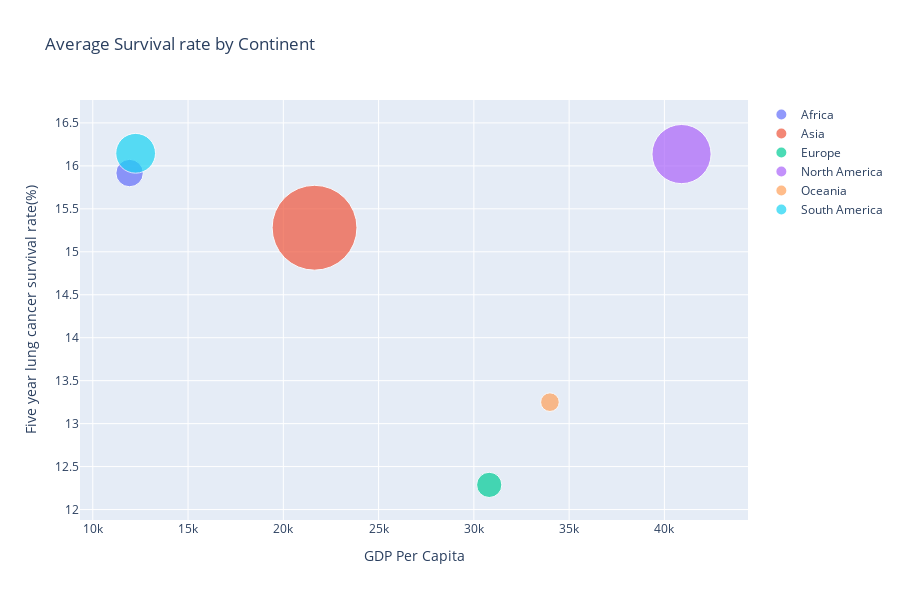

Notebook source saved alongside this figure:
### Code cell
fig = px.scatter(df3_gdp, x="GDP_per_capita", y="Five-year lung cancer survival rate (%)", size="Total_pop", color="Continent_Name",
           hover_name="Continent_Name", size_max=60,title="Average Survival rate by Continent ")
fig.update_xaxes(title='GDP Per Capita')
fig.update_yaxes(title='Five year lung cancer survival rate(%)')


fig.for_each_trace(
    lambda trace: trace.update(name=next(continents)),
)

fig.show()

### Figure 1 — Plotly figure (JSON) as saved in the notebook; plotly's stock layout.template omitted (floating-point values rounded to 4 significant figures)
{"data": [{"hoverlabel": {"namelength": 0}, "hovertemplate": "<b>%{hovertext}</b><br><br>Continent_Name=Africa<br>GDP_per_capita=%{x}<br>Five-year lung cancer survival rate (%)=%{y}<br>Total_pop=%{marker.size}", "hovertext": ["Africa"], "legendgroup": "Continent_Name=Africa", "marker": {"color": "#636efa", "size": [26480000.0], "sizemode": "area", "sizeref": 70330.0, "symbol": "circle"}, "mode": "markers", "name": "Africa", "showlegend": true, "type": "scatter", "x": [11930.0], "xaxis": "x", "y": [15.92], "yaxis": "y"}, {"hoverlabel": {"namelength": 0}, "hovertemplate": "<b>%{hovertext}</b><br><br>Continent_Name=Asia<br>GDP_per_capita=%{x}<br>Five-year lung cancer survival rate (%)=%{y}<br>Total_pop=%{marker.size}", "hovertext": ["Asia"], "legendgroup": "Continent_Name=Asia", "marker": {"color": "#EF553B", "size": [253200000.0], "sizemode": "area", "sizeref": 70330.0, "symbol": "circle"}, "mode": "markers", "name": "Asia", "showlegend": true, "type": "scatter", "x": [21640.0], "xaxis": "x", "y": [15.28], "yaxis": "y"}, {"hoverlabel": {"namelength": 0}, "hovertemplate": "<b>%{hovertext}</b><br><br>Continent_Name=Europe<br>GDP_per_capita=%{x}<br>Five-year lung cancer survival rate (%)=%{y}<br>Total_pop=%{marker.size}", "hovertext": ["Europe"], "legendgroup": "Continent_Name=Europe", "marker": {"color": "#00cc96", "size": [22400000.0], "sizemode": "area", "sizeref": 70330.0, "symbol": "circle"}, "mode": "markers", "name": "Europe", "showlegend": true, "type": "scatter", "x": [30810.0], "xaxis": "x", "y": [12.29], "yaxis": "y"}, {"hoverlabel": {"namelength": 0}, "hovertemplate": "<b>%{hovertext}</b><br><br>Continent_Name=North America<br>GDP_per_capita=%{x}<br>Five-year lung cancer survival rate (%)=%{y}<br>Total_pop=%{marker.size}", "hovertext": ["North America"], "legendgroup": "Continent_Name=North America", "marker": {"color": "#ab63fa", "size": [123074838], "sizemode": "area", "sizeref": 70330.0, "symbol": "circle"}, "mode": "markers", "name": "North America", "showlegend": true, "type": "scatter", "x": [40900.0], "xaxis": "x", "y": [16.14], "yaxis": "y"}, {"hoverlabel": {"namelength": 0}, "hovertemplate": "<b>%{hovertext}</b><br><br>Continent_Name=Oceania<br>GDP_per_capita=%{x}<br>Five-year lung cancer survival rate (%)=%{y}<br>Total_pop=%{marker.size}", "hovertext": ["Oceania"], "legendgroup": "Continent_Name=Oceania", "marker": {"color": "#FFA15A", "size": [12200000.0], "sizemode": "area", "sizeref": 70330.0, "symbol": "circle"}, "mode": "markers", "name": "Oceania", "showlegend": true, "type": "scatter", "x": [33990.0], "xaxis": "x", "y": [13.25], "yaxis": "y"}, {"hoverlabel": {"namelength": 0}, "hovertemplate": "<b>%{hovertext}</b><br><br>Continent_Name=South America<br>GDP_per_capita=%{x}<br>Five-year lung cancer survival rate (%)=%{y}<br>Total_pop=%{marker.size}", "hovertext": ["South America"], "legendgroup": "Continent_Name=South America", "marker": {"color": "#19d3f3", "size": [55600000.0], "sizemode": "area", "sizeref": 70330.0, "symbol": "circle"}, "mode": "markers", "name": "South America", "showlegend": true, "type": "scatter", "x": [12250.0], "xaxis": "x", "y": [16.15], "yaxis": "y"}], "layout": {"height": 600, "legend": {"itemsizing": "constant", "tracegroupgap": 0}, "title": {"text": "Average Survival rate by Continent "}, "xaxis": {"anchor": "y", "domain": [0, 1], "title": {"text": "GDP Per Capita"}}, "yaxis": {"anchor": "x", "domain": [0, 1], "title": {"text": "Five year lung cancer survival rate(%)"}}}}
